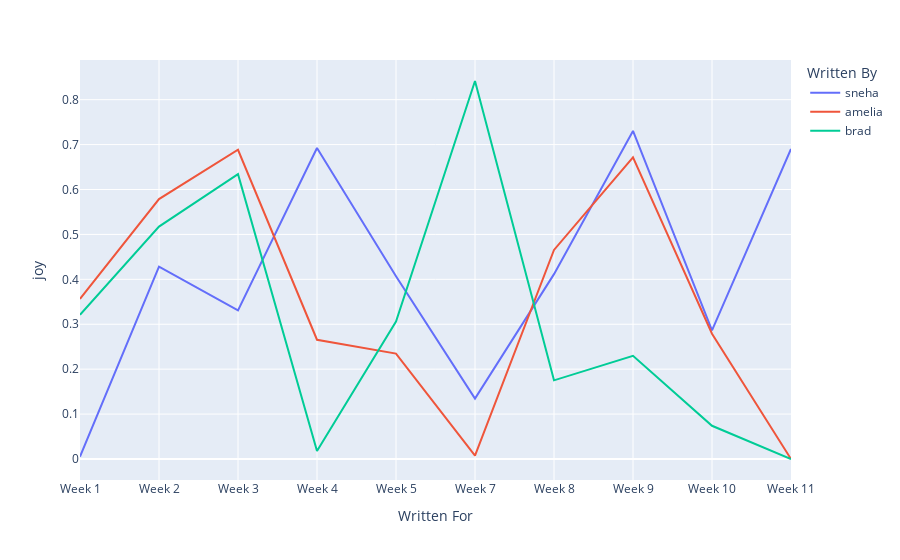

Notebook code cell kept with this figure:
### Code cell
p2 = px.line(chart, x="Written For", y = "joy", color = "Written By")
p2.show()

### Figure 1 — Plotly figure (JSON) as saved in the notebook; plotly's stock layout.template omitted (floating-point values rounded to 4 significant figures)
{"data": [{"hovertemplate": "Written By=sneha<br>Written For=%{x}<br>joy=%{y}<extra></extra>", "legendgroup": "sneha", "line": {"color": "#636efa", "dash": "solid"}, "marker": {"symbol": "circle"}, "mode": "lines", "name": "sneha", "orientation": "v", "showlegend": true, "type": "scatter", "x": ["Week 1", "Week 2", "Week 3", "Week 4", "Week 5", "Week 7", "Week 8", "Week 9", "Week 10", "Week 11"], "xaxis": "x", "y": [0.005266, 0.4283, 0.3309, 0.6924, 0.4069, 0.1345, 0.4115, 0.7303, 0.2864, 0.6904], "yaxis": "y"}, {"hovertemplate": "Written By=amelia<br>Written For=%{x}<br>joy=%{y}<extra></extra>", "legendgroup": "amelia", "line": {"color": "#EF553B", "dash": "solid"}, "marker": {"symbol": "circle"}, "mode": "lines", "name": "amelia", "orientation": "v", "showlegend": true, "type": "scatter", "x": ["Week 1", "Week 2", "Week 3", "Week 4", "Week 5", "Week 7", "Week 8", "Week 9", "Week 10", "Week 11"], "xaxis": "x", "y": [0.3563, 0.5786, 0.6885, 0.2655, 0.2348, 0.007521, 0.4654, 0.6713, 0.2788, 0], "yaxis": "y"}, {"hovertemplate": "Written By=brad<br>Written For=%{x}<br>joy=%{y}<extra></extra>", "legendgroup": "brad", "line": {"color": "#00cc96", "dash": "solid"}, "marker": {"symbol": "circle"}, "mode": "lines", "name": "brad", "orientation": "v", "showlegend": true, "type": "scatter", "x": ["Week 1", "Week 2", "Week 3", "Week 4", "Week 5", "Week 7", "Week 8", "Week 9", "Week 10", "Week 11"], "xaxis": "x", "y": [0.321, 0.5174, 0.6341, 0.01785, 0.3061, 0.8415, 0.1751, 0.2297, 0.07395, 0], "yaxis": "y"}], "layout": {"legend": {"title": {"text": "Written By"}, "tracegroupgap": 0}, "margin": {"t": 60}, "xaxis": {"anchor": "y", "domain": [0, 1], "title": {"text": "Written For"}}, "yaxis": {"anchor": "x", "domain": [0, 1], "title": {"text": "joy"}}}}
